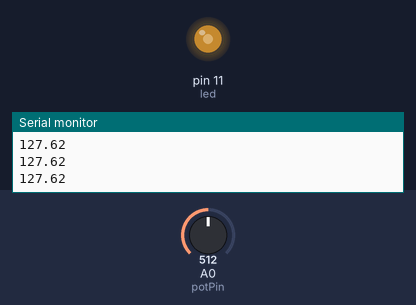
Simulated run of this sketch. Board: Arduino Uno, built with avr-gcc and run on an emulated ATmega328P. Shown: output pins drawn as LEDs (lit = HIGH), the last lines printed to the serial monitor. The inputs (shaded band) are chosen by the test bench; at power-on: A0 (potPin) = 512.

Above: at 1.2 s.
1.3 s: A0 (potPin) set to 716
At 2.5 s:
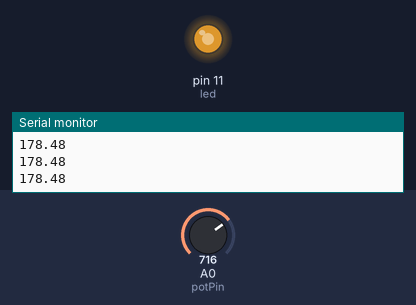
3.0 s: A0 (potPin) set to 900
At 3.8 s:
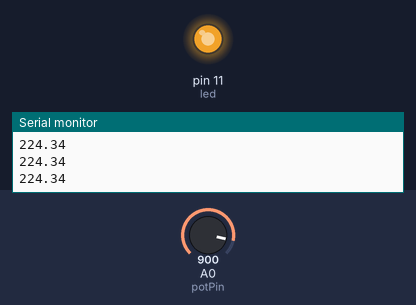
4.5 s: A0 (potPin) set to 122
At 5.1 s:
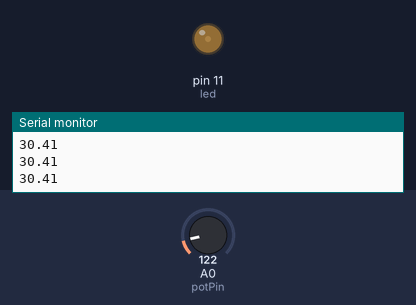
6.0 s: A0 (potPin) set to 0
At 6.3 s:
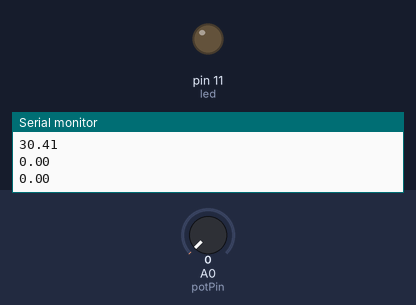
7.5 s: A0 (potPin) set to 511
At 8.8 s:
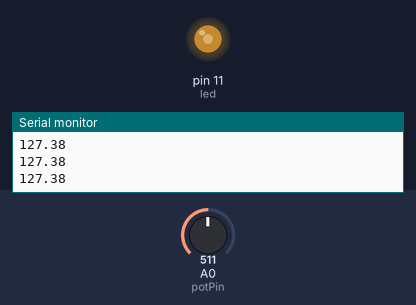
Timing chart, 0 to 10.0 s (numbered marks = the images above; inputs shaded):
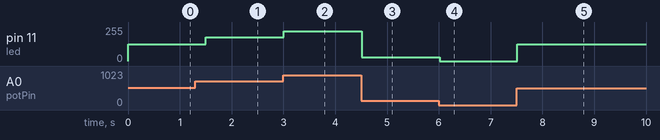

Measured:
- after the input at 1.3 s, pin 11 (led): 127/255 → 178/255 after 0.20 s
- after the input at 3.0 s, pin 11 (led): 178/255 → 224/255 at once
- after the input at 4.5 s, pin 11 (led): 224/255 → 30/255 at once
- after the input at 6.0 s, pin 11 (led): 30/255 → 0/255 at once
- after the input at 7.5 s, pin 11 (led): 0/255 → 127/255 at once

The sketch:

pot_exercise1.ino
```cpp
int potPin = A0;
int led = 11;
int potVal;
float ledVal;
int s_delay  = 250;

void setup() {

pinMode(potPin, INPUT);
pinMode(led, OUTPUT);
Serial.begin(9600);
}

void loop() {
  potVal = analogRead(potPin);
  ledVal = (255./1023.)*potVal;
  Serial.println(ledVal);
  analogWrite(led, ledVal);
  delay(s_delay);

}
```
